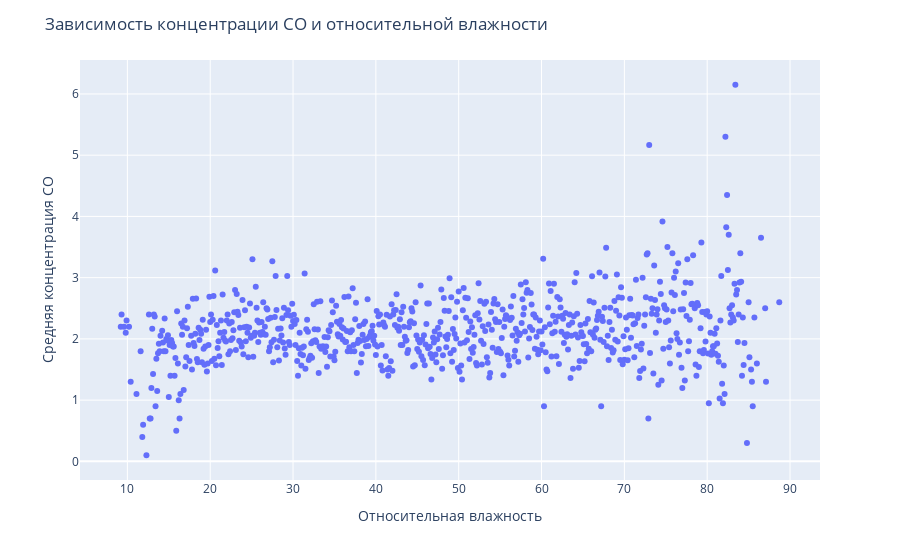

The cell this chart's notebook holds for it:
### Code cell
# CO(GT) в зависимости от относительной влажности 
CO_by_RH= pd.pivot_table(
    df,
    index=["RH"],
    values=["CO(GT)"],
    aggfunc='mean',
    fill_value=0,
    margins=True
)

CO_by_RH = CO_by_RH.reset_index()
CO_by_RH.columns = ["RH", "CO(GT)"]

fig = px.scatter(
    CO_by_RH,  
    x="RH", y="CO(GT)", 
)

fig.update_layout(
    title="Зависимость концентрации CO и относительной влажности",
    xaxis_title="Относительная влажность",
    yaxis_title="Средняя концентрация CO"
)

### Figure 1 — Plotly figure (JSON) as saved in the notebook; plotly's stock layout.template omitted (floating-point values rounded to 4 significant figures; data arrays with more than 128 entries replaced by an {"elided": "..."} marker saying what was removed)
{"data": [{"hovertemplate": "RH=%{x}<br>CO(GT)=%{y}<extra></extra>", "legendgroup": "", "marker": {"color": "#636efa", "symbol": "circle"}, "mode": "markers", "name": "", "orientation": "v", "showlegend": false, "type": "scatter", "x": {"elided": "743 mixed values"}, "xaxis": "x", "y": {"elided": "743 float values"}, "yaxis": "y"}], "layout": {"legend": {"tracegroupgap": 0}, "margin": {"t": 60}, "title": {"text": "Зависимость концентрации CO и относительной влажности"}, "xaxis": {"anchor": "y", "domain": [0, 1], "title": {"text": "Относительная влажность"}}, "yaxis": {"anchor": "x", "domain": [0, 1], "title": {"text": "Средняя концентрация CO"}}}}
